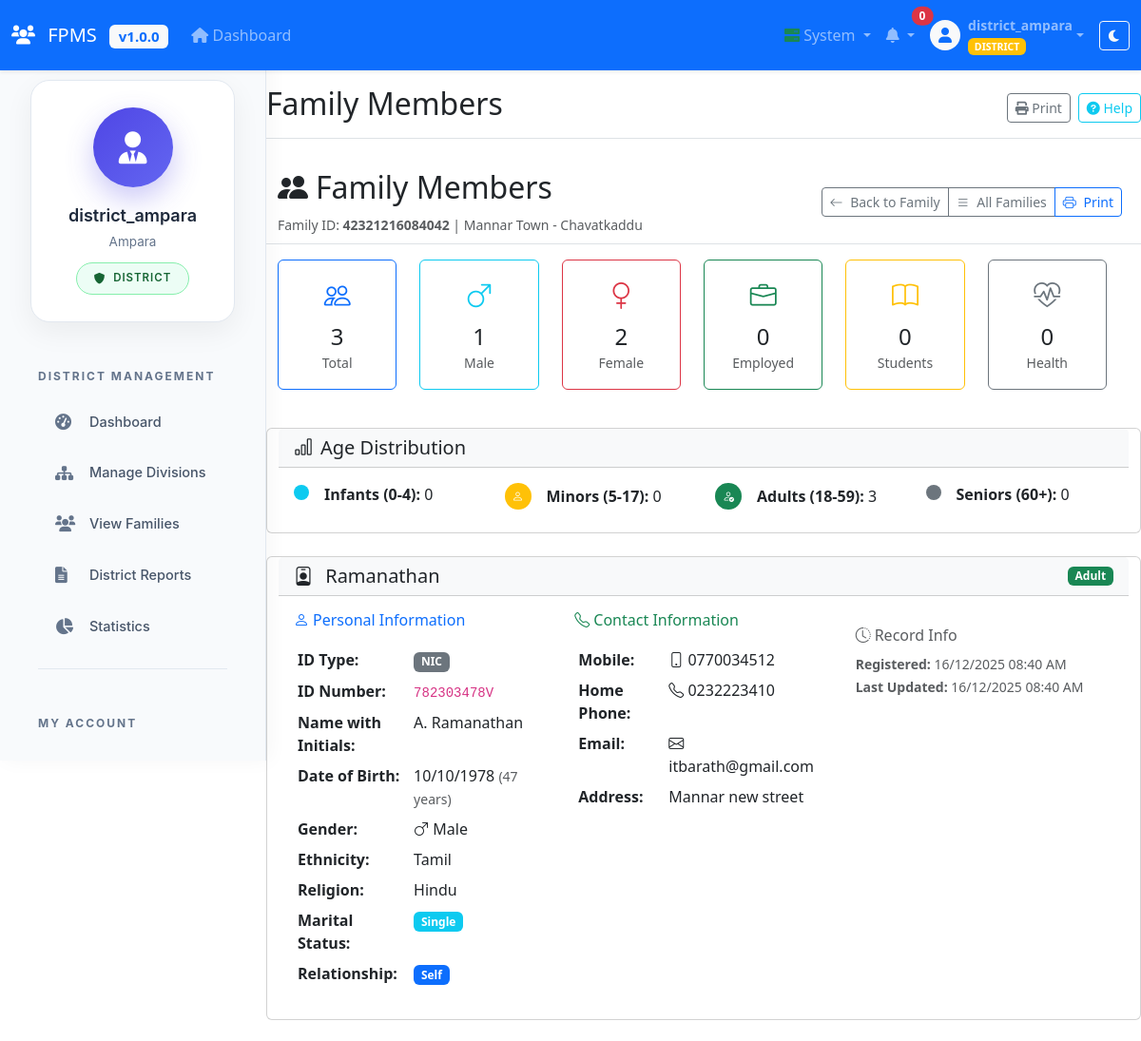
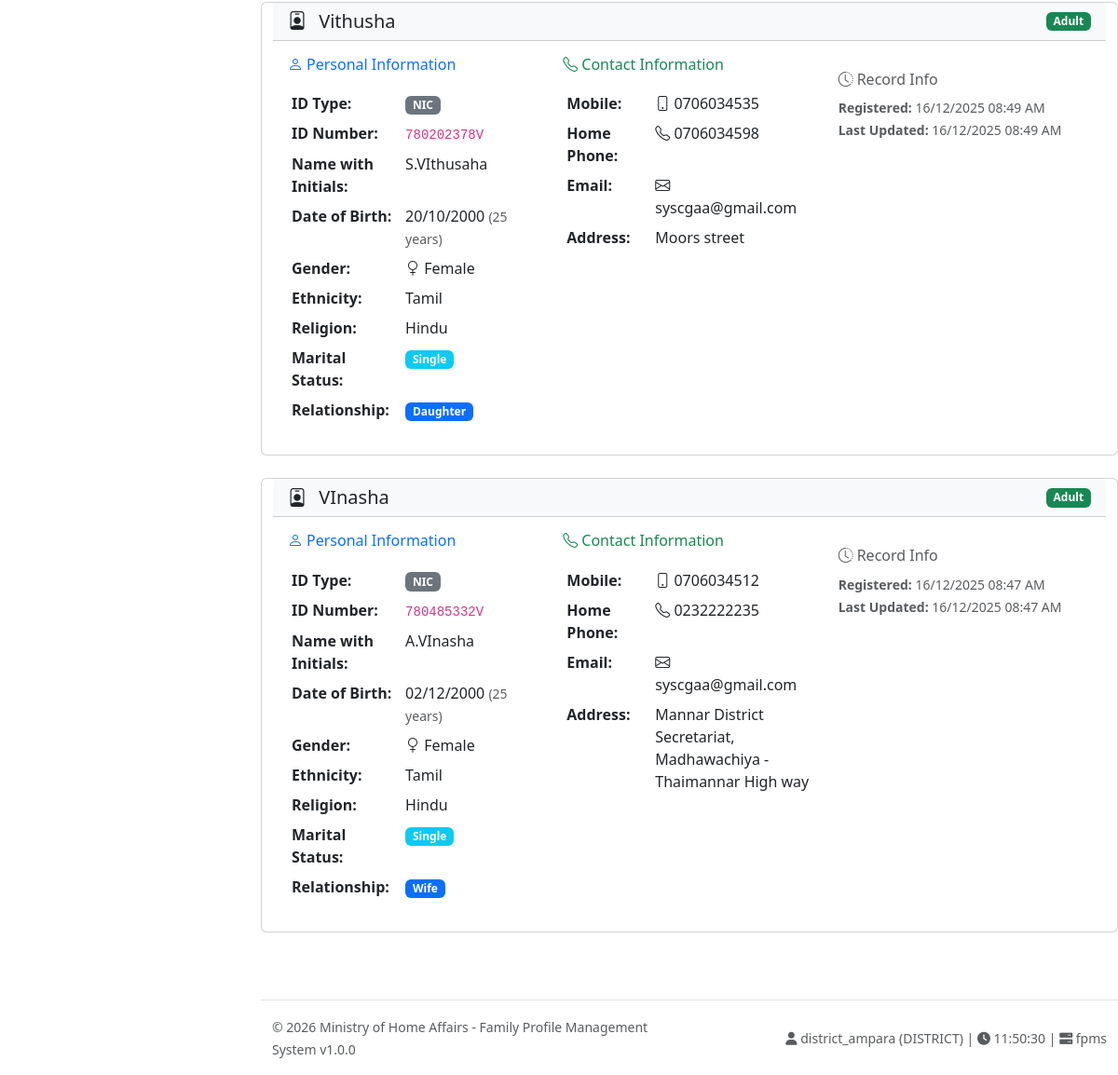
The page /district/family_members.php?id=42321216084042 (signed in) on the database its author committed (2 pictures, top to bottom).
### tables this page shows
CREATE TABLE `families` (
  `family_id` varchar(20) NOT NULL,
  `gn_id` varchar(13) NOT NULL,
  `original_gn_id` varchar(13) NOT NULL,
  `family_head_nic` varchar(12) DEFAULT NULL,
  `address` text,
  `total_members` int DEFAULT '1',
  `is_transferred` tinyint(1) DEFAULT '0',
  `has_pending_transfer` tinyint(1) DEFAULT '0',
  `transfer_history` text,
  `last_transfer_request` varchar(50) DEFAULT NULL,
  `created_by` int DEFAULT NULL,
  `created_at` timestamp NULL DEFAULT CURRENT_TIMESTAMP,
  `updated_at` timestamp NULL DEFAULT CURRENT_TIMESTAMP ON UPDATE CURRENT_TIMESTAMP,
  PRIMARY KEY (`family_id`),
  KEY `created_by` (`created_by`),
  KEY `idx_gn_id` (`gn_id`),
  KEY `idx_original_gn_id` (`original_gn_id`),
  KEY `idx_pending_transfer` (`has_pending_transfer`),
  CONSTRAINT `families_ibfk_1` FOREIGN KEY (`created_by`) REFERENCES `users` (`user_id`)
);

CREATE TABLE `users` (
  `user_id` int NOT NULL AUTO_INCREMENT,
  `username` varchar(100) NOT NULL,
  `password_hash` varchar(255) NOT NULL,
  `user_type` enum('moha','district','division','gn') NOT NULL,
  `office_code` varchar(13) NOT NULL,
  `parent_division_code` varchar(13) DEFAULT NULL,
  `office_name` varchar(100) NOT NULL,
  `email` varchar(100) DEFAULT NULL,
  `phone` varchar(15) DEFAULT NULL,
  `is_active` tinyint(1) DEFAULT '1',
  `last_login` datetime DEFAULT NULL,
  `created_at` timestamp NULL DEFAULT CURRENT_TIMESTAMP,
  `updated_at` timestamp NULL DEFAULT CURRENT_TIMESTAMP ON UPDATE CURRENT_TIMESTAMP,
  PRIMARY KEY (`user_id`),
  UNIQUE KEY `username` (`username`),
  KEY `idx_user_type` (`user_type`),
  KEY `idx_office_code` (`office_code`),
  KEY `parent_division_code` (`parent_division_code`),
  CONSTRAINT `users_ibfk_1` FOREIGN KEY (`parent_division_code`) REFERENCES `users` (`office_code`)
);

CREATE TABLE `citizens` (
  `citizen_id` int NOT NULL AUTO_INCREMENT,
  `family_id` varchar(20) NOT NULL,
  `identification_type` enum('nic','passport','postal','driving','other') NOT NULL,
  `identification_number` varchar(20) NOT NULL,
  `full_name` varchar(200) NOT NULL,
  `name_with_initials` varchar(100) DEFAULT NULL,
  `gender` enum('male','female','other') NOT NULL,
  `date_of_birth` date NOT NULL,
  `ethnicity` varchar(50) DEFAULT NULL,
  `religion` varchar(50) DEFAULT NULL,
  `mobile_phone` varchar(15) DEFAULT NULL,
  `home_phone` varchar(15) DEFAULT NULL,
  `email` varchar(100) DEFAULT NULL,
  `address` text,
  `relation_to_head` varchar(50) DEFAULT NULL,
  `marital_status` enum('single','married','divorced','widowed') DEFAULT NULL,
  `is_alive` tinyint(1) DEFAULT '1',
  `created_at` timestamp NULL DEFAULT CURRENT_TIMESTAMP,
  `updated_at` timestamp NULL DEFAULT CURRENT_TIMESTAMP ON UPDATE CURRENT_TIMESTAMP,
  PRIMARY KEY (`citizen_id`),
  UNIQUE KEY `unique_identification` (`identification_type`,`identification_number`),
  KEY `idx_family_id` (`family_id`),
  KEY `idx_identification_number` (`identification_number`),
  CONSTRAINT `citizens_ibfk_1` FOREIGN KEY (`family_id`) REFERENCES `families` (`family_id`)
);

### district/family_members.php (the view, shortened to what the rows shown need)
<?php
$familyId = $_GET['id'] ?? '';
$db = new Database();
try {
    $conn = $db->getMainConnection();
    $familyQuery = "
        SELECT
            f.family_id,
            f.address,
            f.gn_id,
            gn.office_name as gn_name,
            division.office_name as division_name
        FROM families f
        LEFT JOIN users gn ON f.gn_id = gn.office_code AND gn.user_type = 'gn'
        LEFT JOIN users division ON gn.parent_division_code = division.office_code AND division.user_type = 'division'
        WHERE f.family_id = ?
    ";
    $stmt = $conn->prepare($familyQuery);
    $stmt->bind_param("s", $familyId);
    $stmt->execute();
    $result = $stmt->get_result();
    $family = $result->fetch_assoc();
    $membersQuery = "
        SELECT
            c.*,
            TIMESTAMPDIFF(YEAR, c.date_of_birth, CURDATE()) as age,
            CASE
                WHEN TIMESTAMPDIFF(YEAR, c.date_of_birth, CURDATE()) < 5 THEN 'Infant'
                WHEN TIMESTAMPDIFF(YEAR, c.date_of_birth, CURDATE()) < 18 THEN 'Minor'
                WHEN TIMESTAMPDIFF(YEAR, c.date_of_birth, CURDATE()) < 60 THEN 'Adult'
                ELSE 'Senior'
            END as age_category
        FROM citizens c
        WHERE c.family_id = ?
        ORDER BY
            CASE c.relation_to_head
                WHEN 'self' THEN 1
                WHEN 'spouse' THEN 2
                WHEN 'child' THEN 3
                WHEN 'parent' THEN 4
                ELSE 5
            END,
            c.date_of_birth ASC
    ";
    $membersStmt = $conn->prepare($membersQuery);
    $membersStmt->bind_param("s", $familyId);
    $membersStmt->execute();
    $members = $membersStmt->get_result()->fetch_all(MYSQLI_ASSOC);
} catch (Exception $e) {
    die("Database error: " . $e->getMessage());
}
include '../includes/header.php';
?>
<div class="container-fluid">
    <div class="row">
            <div class="d-flex justify-content-between flex-wrap flex-md-nowrap align-items-center pt-3 pb-2 mb-3 border-bottom">
                <div>
                    <h1 class="h2">
                        <i class="bi bi-people-fill me-2"></i>Family Members
                    </h1>
                    <p class="text-muted mb-0">
                        <small>
                            Family ID: <strong><?php echo htmlspecialchars($familyId); ?></strong> |
                            <?php echo htmlspecialchars($family['division_name']); ?> -
                            <?php echo htmlspecialchars($family['gn_name']); ?>
                        </small>
                    </p>
                </div>
            </div>
            <?php if (empty($members)): ?>
                <div class="alert alert-info">
                    <i class="bi bi-info-circle me-2"></i>
                    No members registered for this family yet.
                </div>
            <?php else: ?>
                <?php foreach ($members as $index => $member): ?>
                    <div class="card mb-4">
                        <div class="card-header <?php echo $member['relation_to_head'] === 'self' ? 'bg-primary text-white' : 'bg-light'; ?>">
                            <div class="d-flex justify-content-between align-items-center">
                                <h5 class="card-title mb-0">
                                    <i class="bi bi-person-badge me-2"></i>
                                    <?php echo htmlspecialchars($member['full_name']); ?>
                                </h5>
                                <span class="badge <?php echo $member['age_category'] === 'Senior' ? 'bg-secondary' :
                                    ($member['age_category'] === 'Adult' ? 'bg-success' :
                                    ($member['age_category'] === 'Minor' ? 'bg-warning' : 'bg-info')); ?>">
                                    <?php echo $member['age_category']; ?>
                                </span>
                            </div>
                        </div>
                        <div class="card-body">
                            <div class="row">
                                <div class="col-md-4">
                                    <h6 class="text-primary mb-3">
                                        <i class="bi bi-person me-1"></i>Personal Information
                                    </h6>
                                    <table class="table table-sm table-borderless">
                                        <tr>
                                            <th width="45%">ID Type:</th>
                                            <td>
                                                <span class="badge bg-secondary">
                                                    <?php echo strtoupper($member['identification_type']); ?>
                                                </span>
                                            </td>
                                        </tr>
                                        <tr>
                                            <th>ID Number:</th>
                                            <td><code><?php echo htmlspecialchars($member['identification_number']); ?></code></td>
                                        </tr>
                                        <tr>
                                            <th>Name with Initials:</th>
                                            <td><?php echo htmlspecialchars($member['name_with_initials'] ?? 'N/A'); ?></td>
                                        </tr>
                                        <tr>
                                            <th>Date of Birth:</th>
                                            <td>
                                                <?php echo date('d/m/Y', strtotime($member['date_of_birth'])); ?>
                                                <small class="text-muted">(<?php echo $member['age']; ?> years)</small>
                                            </td>
                                        </tr>
                                        <tr>
                                            <th>Gender:</th>
                                            <td>
                                                <i class="bi bi-gender-<?php echo $member['gender'] === 'male' ? 'male' : 'female'; ?>"></i>
                                                <?php echo ucfirst($member['gender']); ?>
                                            </td>
                                        </tr>
                                        <tr>
                                            <th>Ethnicity:</th>
                                            <td><?php echo htmlspecialchars($member['ethnicity'] ?? 'N/A'); ?></td>
                                        </tr>
                                        <tr>
                                            <th>Religion:</th>
                                            <td><?php echo htmlspecialchars($member['religion'] ?? 'N/A'); ?></td>
                                        </tr>
                                        <tr>
                                            <th>Marital Status:</th>
                                            <td>
                                                <?php if ($member['marital_status']): ?>
                                                    <span class="badge bg-info">
                                                        <?php echo ucfirst($member['marital_status']); ?>
                                                    </span>
                                                <?php else: ?>
                                                    <span class="text-muted">N/A</span>
                                                <?php endif; ?>
                                            </td>
                                        </tr>
                                        <tr>
                                            <th>Relationship:</th>
                                            <td>
                                                <span class="badge bg-primary">
                                                    <?php echo ucfirst(str_replace('_', ' ', $member['relation_to_head'])); ?>
                                                </span>
                                            </td>
                                        </tr>
                                    </table>
                                </div>
                                <div class="col-md-4">
                                    <h6 class="text-success mb-3">
                                        <i class="bi bi-telephone me-1"></i>Contact Information
                                    </h6>
                                    <table class="table table-sm table-borderless">
                                        <tr>
                                            <th width="35%">Mobile:</th>
                                            <td>
                                                <?php if ($member['mobile_phone']): ?>
                                                    <i class="bi bi-phone"></i> <?php echo htmlspecialchars($member['mobile_phone']); ?>
                                                <?php else: ?>
                                                    <span class="text-muted">Not provided</span>
                                                <?php endif; ?>
                                            </td>
                                        </tr>
                                        <tr>
                                            <th>Home Phone:</th>
                                            <td>
                                                <?php if ($member['home_phone']): ?>
                                                    <i class="bi bi-telephone"></i> <?php echo htmlspecialchars($member['home_phone']); ?>
                                                <?php else: ?>
                                                    <span class="text-muted">Not provided</span>
                                                <?php endif; ?>
                                            </td>
                                        </tr>
                                        <tr>
                                            <th>Email:</th>
                                            <td>
                                                <?php if ($member['email']): ?>
                                                    <i class="bi bi-envelope"></i> <?php echo htmlspecialchars($member['email']); ?>
                                                <?php else: ?>
                                                    <span class="text-muted">Not provided</span>
                                                <?php endif; ?>
                                            </td>
                                        </tr>
                                        <tr>
                                            <th>Address:</th>
                                            <td>
                                                <?php if ($member['address']): ?>
                                                    <?php echo nl2br(htmlspecialchars($member['address'])); ?>
                                                <?php else: ?>
                                                    <span class="text-muted">Same as family</span>
                                                <?php endif; ?>
                                            </td>
                                        </tr>
                                    </table>
                                </div>
                                <div class="col-md-4">
                                    <div class="mt-3">
                                        <h6 class="text-muted mb-2">
                                            <i class="bi bi-clock-history me-1"></i>Record Info
                                        </h6>
                                        <small class="text-muted">
                                            <strong>Registered:</strong> <?php echo date('d/m/Y h:i A', strtotime($member['created_at'])); ?>
                                            <br>
                                            <strong>Last Updated:</strong> <?php echo date('d/m/Y h:i A', strtotime($member['updated_at'])); ?>
                                        </small>
                                    </div>
                                </div>
                            </div>
                        </div>
                    </div>
                <?php endforeach; ?>
            <?php endif; ?>
    </div>
</div>
<?php
if (file_exists('../includes/footer.php')) {
    include '../includes/footer.php';
} else {
    echo '</main></div></div>';
    echo '<script src="https://cdn.jsdelivr.net/npm/bootstrap@5.3.0/dist/js/bootstrap.bundle.min.js"></script>';
    echo '</body></html>';
}
?>

### rows shown on the page
families: users.office_name "Mannar Town", users.office_name "Chavatkaddu"
citizens: full_name "Ramanathan", age_category "Adult", identification_type "NIC", identification_number "782303478V", name_with_initials "A. Ramanathan", date_of_birth "10/10/1978", age "47", gender "Male", ethnicity "Tamil", religion "Hindu", marital_status "Single", relation_to_head "Self", mobile_phone "0770034512", home_phone "0232223410", email "itbarath@gmail.com", address "Mannar new street", created_at "16/12/2025 08:40 AM", updated_at "16/12/2025 08:40 AM"
citizens: full_name "Vithusha", age_category "Adult", identification_type "NIC", identification_number "780202378V", name_with_initials "S.VIthusaha", date_of_birth "20/10/2000", age "25", gender "Female", ethnicity "Tamil", religion "Hindu", marital_status "Single", relation_to_head "Daughter", mobile_phone "0706034535", home_phone "0706034598", email "syscgaa@gmail.com", address "Moors street", created_at "16/12/2025 08:49 AM", updated_at "16/12/2025 08:49 AM"
citizens: full_name "VInasha", age_category "Adult", identification_type "NIC", identification_number "780485332V", name_with_initials "A.VInasha", date_of_birth "02/12/2000", age "25", gender "Female", ethnicity "Tamil", religion "Hindu", marital_status "Single", relation_to_head "Wife", mobile_phone "0706034512", home_phone "0232222235", email "syscgaa@gmail.com", address "Mannar District Secretariat, Madhawachiya - Thaimannar High way", created_at "16/12/2025 08:47 AM", updated_at "16/12/2025 08:47 AM"

### other values the page prints
SITE_SHORT_NAME "FPMS"
SITE_VERSION "1.0.0"
$currentUser['username'] "district_ampara"
$currentUser['user_type'] "DISTRICT"
$pageTitle "Family Members"
$currentUser['office_name'] "Ampara"
$familyId "42321216084042"
$stats['total_members'] "3"
$stats['male'] "1"
$stats['female'] "2"
$stats['employed'] "0"
$stats['students'] "0"
$stats['health_issues'] "0"
$stats['infants'] "0"
$stats['minors'] "0"
